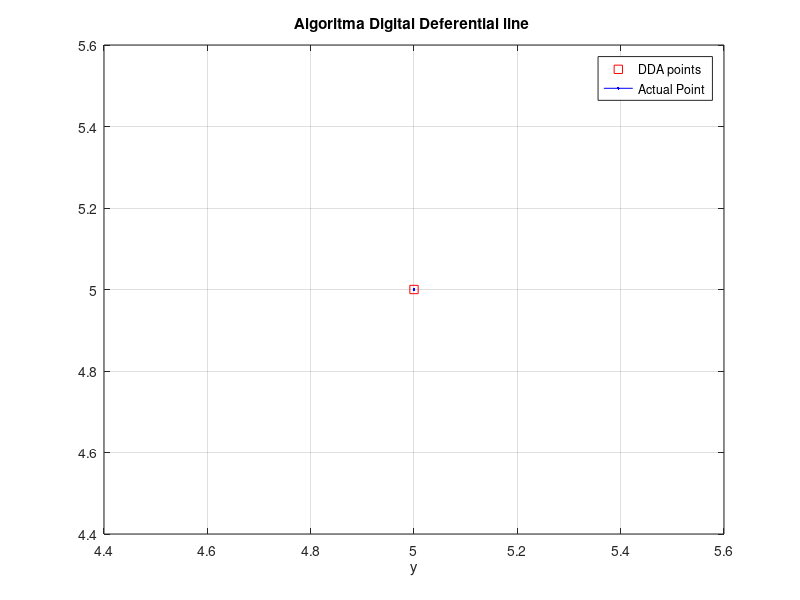

MATLAB code for this plot:
% Nama : Eko Saputra
% NIM : 201420001
% Kelas : IF4A

clc
clear
x0 = input("Masukan x0 = ");
y0 = input("Masukan y0 = ");
x1 = input("Masukan x1 = ");
y1 = input("Masukan y1 = ");

dx = x1-x0;
dy = y1-y0;

if (abs(dx)>abs(dy))
    steps = abs(dx);
else
    steps = abs(dy);
end
xinc = (dx/steps);
yinc = (dy/steps);

x(1) = x0; 
y(1) = y0;

for i = 1:steps
    x(i+1) = x(i)+xinc;
    y(i+1) = y(i)+yinc;
end
plot (round(x), round(y), 'rs');
grid on, hold on
plot(x, y, 'b');
legend('DDA points', 'Actual Point');
xlabel('x');
xlabel('y');
title('Algoritma Digital Deferential line ');